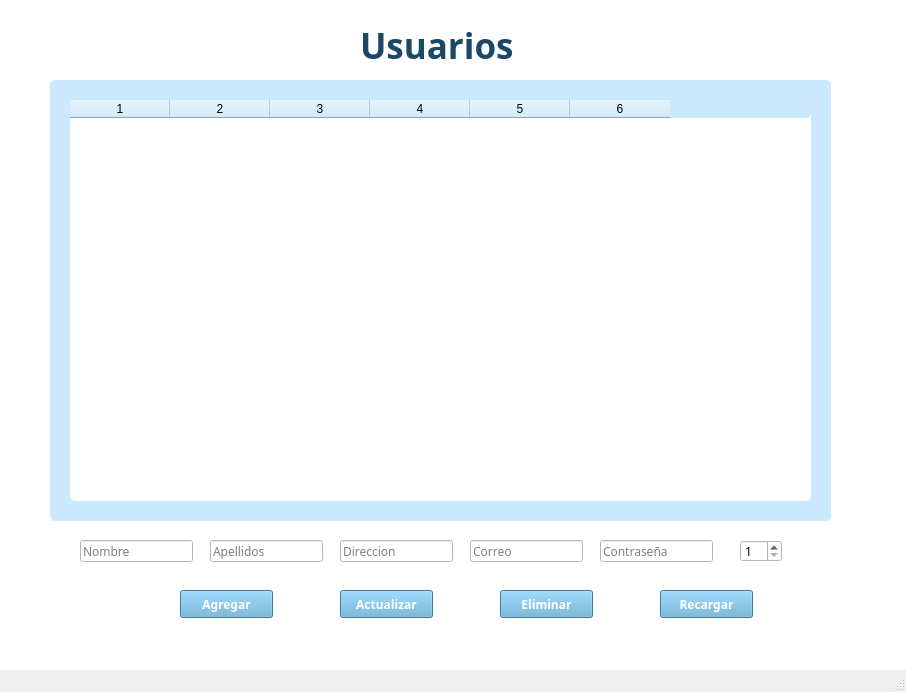
<?xml version="1.0" encoding="UTF-8"?>
<ui version="4.0">
 <class>MainWindow</class>
 <widget class="QMainWindow" name="MainWindow">
  <property name="geometry">
   <rect>
    <x>0</x>
    <y>0</y>
    <width>906</width>
    <height>692</height>
   </rect>
  </property>
  <property name="font">
   <font>
    <family>Century Gothic</family>
   </font>
  </property>
  <property name="windowTitle">
   <string>Gestion de Usuarios</string>
  </property>
  <widget class="QWidget" name="centralwidget">
   <property name="styleSheet">
    <string notr="true">background-color: white;</string>
   </property>
   <widget class="QPushButton" name="btn_add">
    <property name="geometry">
     <rect>
      <x>180</x>
      <y>590</y>
      <width>93</width>
      <height>28</height>
     </rect>
    </property>
    <property name="font">
     <font>
      <family>Century Gothic</family>
      <pointsize>9</pointsize>
      <weight>75</weight>
      <italic>false</italic>
      <bold>true</bold>
     </font>
    </property>
    <property name="styleSheet">
     <string notr="true">background-color: #5FA8D3; color: white;</string>
    </property>
    <property name="text">
     <string>Agregar</string>
    </property>
   </widget>
   <widget class="QPushButton" name="btn_update">
    <property name="geometry">
     <rect>
      <x>340</x>
      <y>590</y>
      <width>93</width>
      <height>28</height>
     </rect>
    </property>
    <property name="font">
     <font>
      <family>Century Gothic</family>
      <pointsize>9</pointsize>
      <weight>75</weight>
      <italic>false</italic>
      <bold>true</bold>
     </font>
    </property>
    <property name="styleSheet">
     <string notr="true">background-color: #5FA8D3; color: white;</string>
    </property>
    <property name="text">
     <string>Actualizar</string>
    </property>
   </widget>
   <widget class="QPushButton" name="btn_delete">
    <property name="geometry">
     <rect>
      <x>500</x>
      <y>590</y>
      <width>93</width>
      <height>28</height>
     </rect>
    </property>
    <property name="font">
     <font>
      <family>Century Gothic</family>
      <pointsize>9</pointsize>
      <weight>75</weight>
      <bold>true</bold>
     </font>
    </property>
    <property name="styleSheet">
     <string notr="true">background-color: #5FA8D3; color: white;</string>
    </property>
    <property name="text">
     <string>Eliminar</string>
    </property>
   </widget>
   <widget class="QPushButton" name="btn_refresh">
    <property name="geometry">
     <rect>
      <x>660</x>
      <y>590</y>
      <width>93</width>
      <height>28</height>
     </rect>
    </property>
    <property name="font">
     <font>
      <family>Century Gothic</family>
      <pointsize>9</pointsize>
      <weight>75</weight>
      <bold>true</bold>
     </font>
    </property>
    <property name="styleSheet">
     <string notr="true">background-color:#5FA8D3; color: white;</string>
    </property>
    <property name="text">
     <string>Recargar</string>
    </property>
   </widget>
   <widget class="QLineEdit" name="lineEdit_nombre">
    <property name="geometry">
     <rect>
      <x>80</x>
      <y>540</y>
      <width>113</width>
      <height>22</height>
     </rect>
    </property>
    <property name="placeholderText">
     <string>Nombre</string>
    </property>
   </widget>
   <widget class="QLineEdit" name="lineEdit_apellido">
    <property name="geometry">
     <rect>
      <x>210</x>
      <y>540</y>
      <width>113</width>
      <height>22</height>
     </rect>
    </property>
    <property name="placeholderText">
     <string>Apellidos</string>
    </property>
   </widget>
   <widget class="QLineEdit" name="lineEdit_direccion">
    <property name="geometry">
     <rect>
      <x>340</x>
      <y>540</y>
      <width>113</width>
      <height>22</height>
     </rect>
    </property>
    <property name="placeholderText">
     <string>Direccion</string>
    </property>
   </widget>
   <widget class="QLineEdit" name="lineEdit_email">
    <property name="geometry">
     <rect>
      <x>470</x>
      <y>540</y>
      <width>113</width>
      <height>22</height>
     </rect>
    </property>
    <property name="placeholderText">
     <string>Correo</string>
    </property>
   </widget>
   <widget class="QSpinBox" name="spinBox_edad">
    <property name="geometry">
     <rect>
      <x>740</x>
      <y>540</y>
      <width>42</width>
      <height>22</height>
     </rect>
    </property>
    <property name="minimum">
     <number>1</number>
    </property>
   </widget>
   <widget class="QLineEdit" name="lineEdit_contra">
    <property name="geometry">
     <rect>
      <x>600</x>
      <y>540</y>
      <width>113</width>
      <height>22</height>
     </rect>
    </property>
    <property name="placeholderText">
     <string>Contraseña</string>
    </property>
   </widget>
   <widget class="QLabel" name="label">
    <property name="geometry">
     <rect>
      <x>360</x>
      <y>20</y>
      <width>241</width>
      <height>51</height>
     </rect>
    </property>
    <property name="font">
     <font>
      <family>Century Gothic</family>
      <pointsize>26</pointsize>
      <weight>75</weight>
      <italic>false</italic>
      <bold>true</bold>
     </font>
    </property>
    <property name="styleSheet">
     <string notr="true"> color: #1B4965</string>
    </property>
    <property name="frameShape">
     <enum>QFrame::NoFrame</enum>
    </property>
    <property name="frameShadow">
     <enum>QFrame::Plain</enum>
    </property>
    <property name="text">
     <string>Usuarios</string>
    </property>
    <property name="textFormat">
     <enum>Qt::PlainText</enum>
    </property>
    <property name="scaledContents">
     <bool>false</bool>
    </property>
    <property name="wordWrap">
     <bool>false</bool>
    </property>
   </widget>
   <widget class="QFrame" name="frame_table">
    <property name="geometry">
     <rect>
      <x>50</x>
      <y>80</y>
      <width>781</width>
      <height>441</height>
     </rect>
    </property>
    <property name="styleSheet">
     <string notr="true">background-color: #CAE9FF; border-radius: 5px;</string>
    </property>
    <property name="frameShape">
     <enum>QFrame::StyledPanel</enum>
    </property>
    <property name="frameShadow">
     <enum>QFrame::Raised</enum>
    </property>
    <widget class="QTableWidget" name="tableWidget">
     <property name="geometry">
      <rect>
       <x>20</x>
       <y>20</y>
       <width>741</width>
       <height>401</height>
      </rect>
     </property>
     <property name="palette">
      <palette>
       <active>
        <colorrole role="Button">
         <brush brushstyle="SolidPattern">
          <color alpha="255">
           <red>255</red>
           <green>255</green>
           <blue>255</blue>
          </color>
         </brush>
        </colorrole>
        <colorrole role="Base">
         <brush brushstyle="SolidPattern">
          <color alpha="255">
           <red>255</red>
           <green>255</green>
           <blue>255</blue>
          </color>
         </brush>
        </colorrole>
        <colorrole role="Window">
         <brush brushstyle="SolidPattern">
          <color alpha="255">
           <red>255</red>
           <green>255</green>
           <blue>255</blue>
          </color>
         </brush>
        </colorrole>
       </active>
       <inactive>
        <colorrole role="Button">
         <brush brushstyle="SolidPattern">
          <color alpha="255">
           <red>255</red>
           <green>255</green>
           <blue>255</blue>
          </color>
         </brush>
        </colorrole>
        <colorrole role="Base">
         <brush brushstyle="SolidPattern">
          <color alpha="255">
           <red>255</red>
           <green>255</green>
           <blue>255</blue>
          </color>
         </brush>
        </colorrole>
        <colorrole role="Window">
         <brush brushstyle="SolidPattern">
          <color alpha="255">
           <red>255</red>
           <green>255</green>
           <blue>255</blue>
          </color>
         </brush>
        </colorrole>
       </inactive>
       <disabled>
        <colorrole role="Button">
         <brush brushstyle="SolidPattern">
          <color alpha="255">
           <red>255</red>
           <green>255</green>
           <blue>255</blue>
          </color>
         </brush>
        </colorrole>
        <colorrole role="Base">
         <brush brushstyle="SolidPattern">
          <color alpha="255">
           <red>255</red>
           <green>255</green>
           <blue>255</blue>
          </color>
         </brush>
        </colorrole>
        <colorrole role="Window">
         <brush brushstyle="SolidPattern">
          <color alpha="255">
           <red>255</red>
           <green>255</green>
           <blue>255</blue>
          </color>
         </brush>
        </colorrole>
       </disabled>
      </palette>
     </property>
     <property name="font">
      <font>
       <family>Century Gothic</family>
       <pointsize>9</pointsize>
      </font>
     </property>
     <property name="styleSheet">
      <string notr="true">
       QTableWidget {
           background-color: white;
           border: none;
       }
      </string>
     </property>
     <property name="columnCount">
      <number>6</number>
     </property>
     <column/>
     <column/>
     <column/>
     <column/>
     <column/>
     <column/>
    </widget>
   </widget>
  </widget>
  <widget class="QMenuBar" name="menubar">
   <property name="geometry">
    <rect>
     <x>0</x>
     <y>0</y>
     <width>906</width>
     <height>26</height>
    </rect>
   </property>
  </widget>
  <widget class="QStatusBar" name="statusbar"/>
 </widget>
 <resources/>
 <connections/>
</ui>
